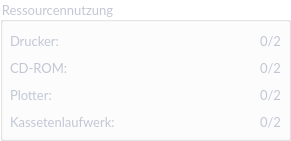
   <widget class="QGroupBox" name="groupBox_5">
    <property name="geometry">
     <rect>
      <x>10</x>
      <y>170</y>
      <width>291</width>
      <height>141</height>
     </rect>
    </property>
    <property name="font">
     <font>
      <family>Lato</family>
      <pointsize>-1</pointsize>
     </font>
    </property>
    <property name="styleSheet">
     <string notr="true">background-color: transparent;
	color: #c2c7d5;
	font-size: 13px;</string>
    </property>
    <property name="title">
     <string>Ressourcennutzung</string>
    </property>
    <widget class="QWidget" name="formLayoutWidget_2">
     <property name="geometry">
      <rect>
       <x>10</x>
       <y>30</y>
       <width>271</width>
       <height>119</height>
      </rect>
     </property>
     <layout class="QFormLayout" name="formLayout_2">
      <item row="0" column="0">
       <widget class="QLabel" name="label_5">
        <property name="minimumSize">
         <size>
          <width>171</width>
          <height>21</height>
         </size>
        </property>
        <property name="font">
         <font>
          <family>Lato</family>
          <pointsize>-1</pointsize>
         </font>
        </property>
        <property name="styleSheet">
         <string notr="true">background-color: transparent;
	color: #c2c7d5;
	font-size: 13px;</string>
        </property>
        <property name="text">
         <string>Drucker:</string>
        </property>
       </widget>
      </item>
      <item row="0" column="1">
       <widget class="QLabel" name="label_4">
        <property name="font">
         <font>
          <family>Lato</family>
          <pointsize>-1</pointsize>
         </font>
        </property>
        <property name="styleSheet">
         <string notr="true">background-color: transparent;
	color: #c2c7d5;
	font-size: 13px;</string>
        </property>
        <property name="text">
         <string>0/2</string>
        </property>
        <property name="alignment">
         <set>Qt::AlignmentFlag::AlignRight|Qt::AlignmentFlag::AlignTrailing|Qt::AlignmentFlag::AlignVCenter</set>
        </property>
       </widget>
      </item>
      <item row="1" column="0">
       <widget class="QLabel" name="label_7">
        <property name="minimumSize">
         <size>
          <width>171</width>
          <height>21</height>
         </size>
        </property>
        <property name="font">
         <font>
          <family>Lato</family>
          <pointsize>-1</pointsize>
         </font>
        </property>
        <property name="styleSheet">
         <string notr="true">background-color: transparent;
	color: #c2c7d5;
	font-size: 13px;</string>
        </property>
        <property name="text">
         <string>CD-ROM:</string>
        </property>
       </widget>
      </item>
      <item row="1" column="1">
       <widget class="QLabel" name="label_6">
        <property name="font">
         <font>
          <family>Lato</family>
          <pointsize>-1</pointsize>
         </font>
        </property>
        <property name="styleSheet">
         <string notr="true">background-color: transparent;
	color: #c2c7d5;
	font-size: 13px;</string>
        </property>
        <property name="text">
         <string>0/2</string>
        </property>
        <property name="alignment">
         <set>Qt::AlignmentFlag::AlignRight|Qt::AlignmentFlag::AlignTrailing|Qt::AlignmentFlag::AlignVCenter</set>
        </property>
       </widget>
      </item>
      <item row="2" column="0">
       <widget class="QLabel" name="label_10">
        <property name="minimumSize">
         <size>
          <width>171</width>
          <height>21</height>
         </size>
        </property>
        <property name="font">
         <font>
          <family>Lato</family>
          <pointsize>-1</pointsize>
         </font>
        </property>
        <property name="styleSheet">
         <string notr="true">background-color: transparent;
	color: #c2c7d5;
	font-size: 13px;</string>
        </property>
        <property name="text">
         <string>Plotter:</string>
        </property>
       </widget>
      </item>
      <item row="2" column="1">
       <widget class="QLabel" name="label_8">
        <property name="font">
         <font>
          <family>Lato</family>
          <pointsize>-1</pointsize>
         </font>
        </property>
        <property name="styleSheet">
         <string notr="true">background-color: transparent;
	color: #c2c7d5;
	font-size: 13px;</string>
        </property>
        <property name="text">
         <string>0/2</string>
        </property>
        <property name="alignment">
         <set>Qt::AlignmentFlag::AlignRight|Qt::AlignmentFlag::AlignTrailing|Qt::AlignmentFlag::AlignVCenter</set>
        </property>
       </widget>
      </item>
      <item row="3" column="0">
       <widget class="QLabel" name="label_11">
        <property name="minimumSize">
         <size>
          <width>171</width>
          <height>21</height>
         </size>
        </property>
        <property name="font">
         <font>
          <family>Lato</family>
          <pointsize>-1</pointsize>
         </font>
        </property>
        <property name="styleSheet">
         <string notr="true">background-color: transparent;
	color: #c2c7d5;
	font-size: 13px;</string>
        </property>
        <property name="text">
         <string>Kassetenlaufwerk:</string>
        </property>
       </widget>
      </item>
      <item row="3" column="1">
       <widget class="QLabel" name="label_12">
        <property name="font">
         <font>
          <family>Lato</family>
          <pointsize>-1</pointsize>
         </font>
        </property>
        <property name="styleSheet">
         <string notr="true">background-color: transparent;
	color: #c2c7d5;
	font-size: 13px;</string>
        </property>
        <property name="text">
         <string>0/2</string>
        </property>
        <property name="alignment">
         <set>Qt::AlignmentFlag::AlignRight|Qt::AlignmentFlag::AlignTrailing|Qt::AlignmentFlag::AlignVCenter</set>
        </property>
       </widget>
      </item>
     </layout>
    </widget>
   </widget>
